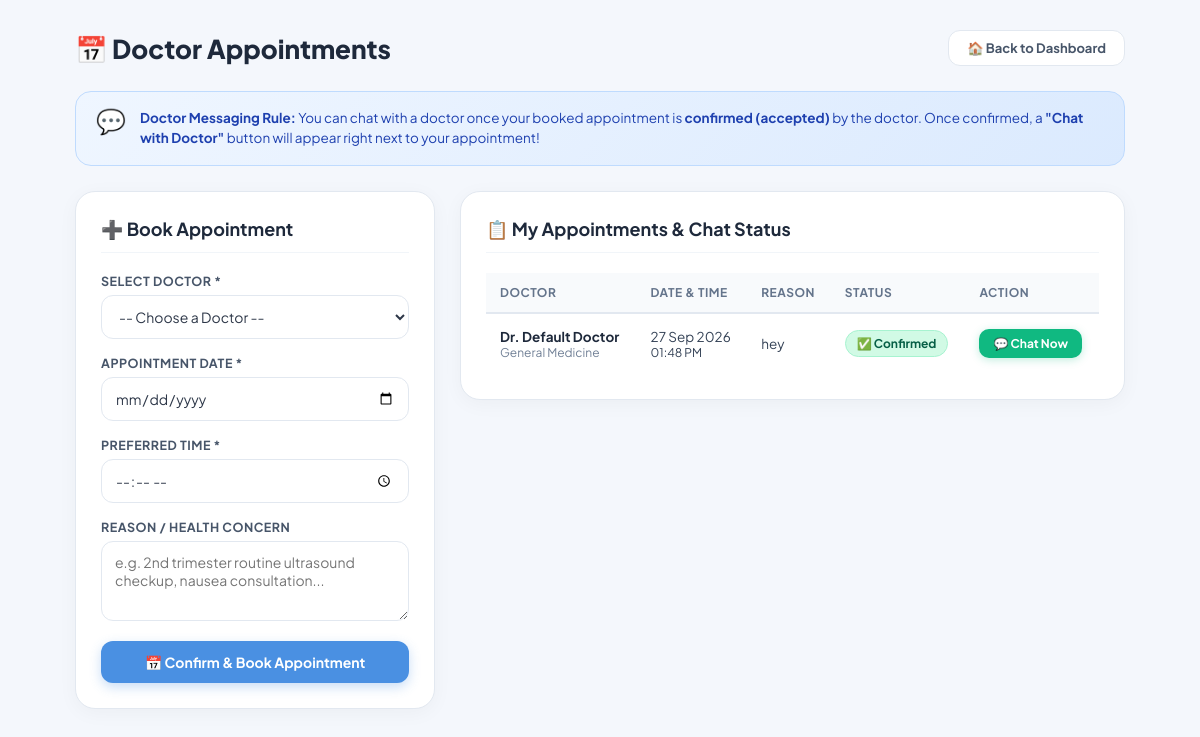
/User/Appointments/ (signed in), run on the app's committed database.
### Doctor/models.py (models this page shows, shortened)
class tbl_Appointment(models.Model):
    STATUS = [('Pending','Pending'),('Approved','Approved'),('Completed','Completed'),('Cancelled','Cancelled')]
    patient = models.ForeignKey(tbl_registration, on_delete=models.CASCADE, related_name='appointments')
    doctor = models.ForeignKey(tbl_Doctor, on_delete=models.CASCADE, related_name='appointments')
    appointment_date = models.DateField()
    appointment_time = models.TimeField()
    reason = models.TextField(blank=True)
    status = models.CharField(max_length=20, choices=STATUS, default='Pending')
    doctor_note = models.TextField( blank=True, null=True)
    created_at = models.DateTimeField(auto_now_add=True)
    class Meta:
        db_table = 'tbl_Appointment'
        ordering = ['-appointment_date','-appointment_time']

class tbl_Doctor(models.Model):
    SPECIALTIES = [('Obstetrics & Gynecology','Obstetrics & Gynecology'),('Pediatrics','Pediatrics'),('General Medicine','General Medicine')]
    user = models.OneToOneField(tbl_registration, on_delete=models.CASCADE, related_name='doctor_profile')
    name = models.CharField(max_length=120)
    specialization = models.CharField(max_length=100, choices=SPECIALTIES, default='General Medicine')
    qualification = models.CharField(max_length=150, blank=True)
    license_no = models.CharField(max_length=100, blank=True)
    experience = models.PositiveIntegerField(default=0)
    hospital = models.CharField(max_length=150, blank=True)
    contact = models.CharField(max_length=20, blank=True)
    available = models.BooleanField(default=True)
    class Meta:
        db_table = 'tbl_Doctor'

### User/views.py (the view, shortened to what this page needs)
# urls.py: path('Appointments/', views.Appointments, name='Appointments'),
def Appointments(request):
    user, response = guard(request)
    if response:
        return response
    doctors = tbl_Doctor.objects.filter(
        available=True
    ).select_related('user')
    appointments = tbl_Appointment.objects.filter(
        patient=user
    ).select_related(
        'doctor',
        'doctor__user'
    ).order_by('-appointment_date', '-appointment_time')
    return render(
        request,
        'User/Appointments.html',
        {
            'user': user,
            'doctors': doctors,
            'Doctors': doctors,
            'appointments': appointments,
            'Appointments': appointments
        }
    )

### User/views.py (called while the page is built)
def current_user(request):
    uid = request.session.get('user_id')
    if not uid or request.session.get('role') != 'USER':
        return None
    return tbl_registration.objects.filter(id=uid, is_active=True).first()

def guard(request):
    user = current_user(request)
    if not user:
        return None, redirect('Guest:Login')
    return user, None

### User/Templates/User/Appointments.html (shortened to what this page needs)
{% load static %}
<!DOCTYPE html>
<html lang="en">
<head>
</head>
<body>
<div class="container">
    <div class="top-bar">
        <h1>📅 Doctor Appointments</h1>
        <a href="{% url 'User:UserDashboard' %}" class="btn-back">
            🏠 Back to Dashboard
        </a>
    </div>
    <div class="policy-notice">
        <div class="policy-notice-icon">💬</div>
        <div class="policy-notice-text">
            <strong>Doctor Messaging Rule:</strong> You can chat with a doctor once your booked appointment is <strong>confirmed (accepted)</strong> by the doctor. Once confirmed, a <strong>"Chat with Doctor"</strong> button will appear right next to your appointment!
        </div>
    </div>
    <div class="layout-grid">
        <div class="card">
            <div class="card-header">
                <h2>➕ Book Appointment</h2>
            </div>
            <form method="POST">
                <div class="form-group">
                    <label for="doctor_id">Select Doctor *</label>
                    <select name="doctor_id" id="doctor_id" required>
                        <option value="">-- Choose a Doctor --</option>
                    </select>
                </div>
                <div class="form-group">
                    <label for="appointment_date">Appointment Date *</label>
                    <input type="date" name="appointment_date" id="appointment_date" required>
                </div>
                <div class="form-group">
                    <label for="appointment_time">Preferred Time *</label>
                    <input type="time" name="appointment_time" id="appointment_time" required>
                </div>
                <div class="form-group">
                    <label for="reason">Reason / Health Concern</label>
                    <textarea
                        name="reason"
                        id="reason"
                        rows="3"
                        placeholder="e.g. 2nd trimester routine ultrasound checkup, nausea consultation..."
                    ></textarea>
                </div>
                <button type="submit" class="btn-submit">
                    📅 Confirm & Book Appointment
                </button>
            </form>
        </div>
        <div class="card">
            <div class="card-header">
                <h2>📋 My Appointments & Chat Status</h2>
            </div>
            <div class="table-responsive">
                <table>
                    <thead>
                        <tr>
                            <th>Doctor</th>
                            <th>Date & Time</th>
                            <th>Reason</th>
                            <th>Status</th>
                            <th>Action</th>
                        </tr>
                    </thead>
                    <tbody>
                        {% for appointment in appointments %}
                            <tr>
                                <td>
                                    <div class="doctor-name">
                                        Dr. {{ appointment.doctor.name }}
                                    </div>
                                    <div class="doctor-spec">
                                        {{ appointment.doctor.specialization }}
                                    </div>
                                </td>
                                <td>
                                    <div>{{ appointment.appointment_date|date:"d M Y" }}</div>
                                    <div class="text-muted" style="font-size: 12px;">
                                        {{ appointment.appointment_time|time:"h:i A" }}
                                    </div>
                                </td>
                                <td>
                                    {{ appointment.reason|default:"Routine consultation"|truncatechars:35 }}
                                </td>
                                <td>
                                    {% if appointment.status == "Pending" %}
                                        <span class="badge badge-pending">
                                            ⏳ Pending
                                        </span>
                                    {% elif appointment.status == "Approved" %}
                                        <span class="badge badge-approved">
                                            ✅ Confirmed
                                        </span>
                                    {% elif appointment.status == "Rejected" %}
                                        <span class="badge badge-rejected">
                                            ❌ Rejected
                                        </span>
                                    {% elif appointment.status == "Completed" %}
                                        <span class="badge badge-completed">
                                            Completed
                                        </span>
                                    {% else %}
                                        <span class="badge">
                                            {{ appointment.status }}
                                        </span>
                                    {% endif %}
                                </td>
                                <td>
                                    {% if appointment.status == "Approved" %}
                                        <a href="{% url 'User:Messages' %}?doctor={{ appointment.doctor.id }}" class="btn-chat">
                                            💬 Chat Now
                                        </a>
                                    {% elif appointment.status == "Pending" %}
                                        <span class="badge-waiting">
                                            Chat unlocks on doctor confirmation
                                        </span>
                                    {% else %}
                                        <span class="text-muted" style="font-size: 12px;">-</span>
                                    {% endif %}
                                </td>
                            </tr>
                        {% endfor %}
                    </tbody>
                </table>
            </div>
        </div>
    </div>
</div>
</body>
</html>

### User/Templates/User/Appointments.html (style rules this page uses)
:root { --primary: #4A90E2; --primary-hover: #357ABD; --bg-page: #F4F7FC; --card-bg: #FFFFFF; --text-main: #2D3748; --text-muted: #718096; --border-color: #E2E8F0; --success: #10B981; --warning: #F59E0B; --danger: #EF4444; }
* { margin: 0; padding: 0; box-sizing: border-box; font-family: 'Plus Jakarta Sans', sans-serif; }
body { background-color: var(--bg-page); color: var(--text-main); min-height: 100vh; padding: 30px 20px; }
.container { max-width: 1050px; margin: 0 auto; }
.top-bar { display: flex; align-items: center; justify-content: space-between; margin-bottom: 25px; flex-wrap: wrap; gap: 15px; }
.top-bar h1 { font-size: 26px; font-weight: 800; color: #1E293B; display: flex; align-items: center; gap: 10px; }
.btn-back { display: inline-flex; align-items: center; gap: 8px; padding: 9px 18px; background: #FFFFFF; color: #475569; border: 1.5px solid var(--border-color); border-radius: 12px; text-decoration: none; font-size: 13px; font-weight: 700; transition: all 0.2s ease; }
.policy-notice { background: linear-gradient(135deg, #EFF6FF 0%, #DBEAFE 100%); border: 1px solid #BFDBFE; border-radius: 16px; padding: 16px 20px; margin-bottom: 25px; display: flex; align-items: flex-start; gap: 14px; }
.policy-notice-icon { font-size: 24px; line-height: 1; }
.policy-notice-text { font-size: 13.5px; color: #1E40AF; line-height: 1.5; }
.policy-notice-text strong { font-weight: 700; }
.layout-grid { display: grid; grid-template-columns: 360px 1fr; gap: 25px; align-items: start; }
.card { background: var(--card-bg); border-radius: 20px; padding: 25px; box-shadow: 0 4px 20px rgba(0, 0, 0, 0.04); border: 1px solid var(--border-color); }
.card-header { margin-bottom: 20px; padding-bottom: 12px; border-bottom: 1px solid #F1F5F9; }
.card-header h2 { font-size: 18px; font-weight: 700; color: #1E293B; display: flex; align-items: center; gap: 8px; }
.form-group { margin-bottom: 16px; }
label { display: block; font-size: 12.5px; font-weight: 700; color: #475569; margin-bottom: 6px; text-transform: uppercase; letter-spacing: 0.5px; }
select, input[type="date"], input[type="time"], textarea { width: 100%; padding: 11px 13px; border: 1.5px solid var(--border-color); border-radius: 12px; font-size: 14px; font-family: inherit; color: var(--text-main); background: #FFFFFF; transition: all 0.2s ease; }
textarea { resize: vertical; min-height: 80px; }
.btn-submit { width: 100%; padding: 12px; background: var(--primary); color: #ffffff; border: none; border-radius: 12px; font-size: 14px; font-weight: 700; cursor: pointer; transition: all 0.2s ease; box-shadow: 0 4px 12px rgba(74, 144, 226, 0.3); display: flex; align-items: center; justify-content: center; gap: 8px; }
.table-responsive { overflow-x: auto; }
table { width: 100%; border-collapse: separate; border-spacing: 0; }
th { background: #F8FAFC; color: #64748B; font-size: 12px; font-weight: 700; text-transform: uppercase; letter-spacing: 0.5px; padding: 12px 14px; border-bottom: 2px solid #E2E8F0; text-align: left; white-space: nowrap; }
td { padding: 14px; font-size: 13.5px; color: #334155; border-bottom: 1px solid #F1F5F9; vertical-align: middle; }
tr:last-child td { border-bottom: none; }
.doctor-name { font-weight: 700; color: #1E293B; }
.doctor-spec { font-size: 12px; color: var(--text-muted); }
.badge { display: inline-flex; align-items: center; gap: 5px; padding: 5px 11px; border-radius: 20px; font-size: 12px; font-weight: 700; white-space: nowrap; }
.badge-approved { background: #D1FAE5; color: #065F46; border: 1px solid #A7F3D0; }
.btn-chat { display: inline-flex; align-items: center; gap: 6px; padding: 7px 14px; background: #10B981; color: #ffffff; border-radius: 10px; font-size: 12px; font-weight: 700; text-decoration: none; transition: all 0.2s ease; box-shadow: 0 2px 8px rgba(16, 185, 129, 0.25); white-space: nowrap; }

### data on the page
tbl_Appointment: doctor.name "Default Doctor", doctor.specialization "General Medicine", appointment_date "27 Sep 2026", appointment_time "01:48 PM", reason "hey", status "✅ Confirmed"
